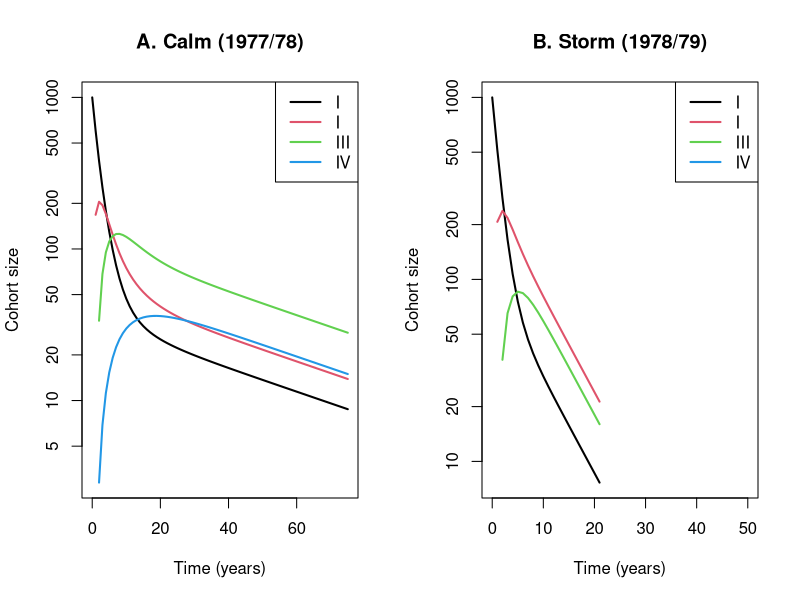

Reproduce this figure in R.
## ---- chunk 1
knitr::opts_chunk$set(echo = TRUE)
## ---- chunk 2
C <- matrix(c(0.6020, 0.1167, 0.0217, 0.0741,
                 0.1681, 0.6167, 0.1087, 0.0370,
                 0.0000, 0.2000, 0.8043, 0.1481,
                 0.0000, 0.0171, 0.0217, 0.9259),
               nrow=4, byrow=TRUE)
C

val.vec.C <- eigen(C)

lambda.C <- val.vec.C$val[1] # It matches!
rvec.C <- val.vec.C$vectors[,1]/sum(val.vec.C$vectors[,1])
## ---- chunk 3
S <- matrix(c(0.5135, 0.0794, 0.0727, 0.0714,
                 0.2072, 0.6349, 0.2364, 0.2500,
                 0.0000, 0.1746, 0.6545, 0.0714,
                 0.0000, 0.0000, 0.0000, 0.7500),
               nrow=4, byrow=TRUE)
S

val.vec.S <- eigen(S)

lambda.S <- val.vec.S$val[1] # It matches!
rvec.C <- val.vec.S$vectors[,1]/sum(val.vec.S$vectors[,1])
## ---- chunk 4
## Project the changes in a population over time
N0 <- matrix(c(1000,0,0,0))

pop <- function(m) {
  N.projected <- matrix(0, nrow = nrow(m), ncol=years+1)
  N.projected[,1] <- N0
  for(i in 1:years){
    N.projected[, i+1] <- m %*% N.projected[,i]
  }
  return(N.projected)
}

par(mfrow=c(1,2)) 
years <- 75
matplot(0:years,
        t(pop(C)),
        type= "l",
        lwd = 2,
        lty = 1,
        ylab = "Cohort size",
        xlab = "Time (years)",
        main = "A. Calm (1977/78)",
        log = "y",
        xlim = c(0,75)
)
legend("topright", legend = c("I", "I", "III", "IV"), 
       col = 1:4, lwd = 2, lty = 1)

years <- 21
matplot(0:years,
        t(pop(S)),
        type= "l",
        lwd = 2,
        lty = 1,
        ylab = "Cohort size",
        xlab = "Time (years)",
        main = "B. Storm (1978/79)",
        log = "y",
        xlim = c(0,50)
)
legend("topright", legend = c("I", "I", "III", "IV"), 
       col = 1:4, lwd = 2, lty = 1)
